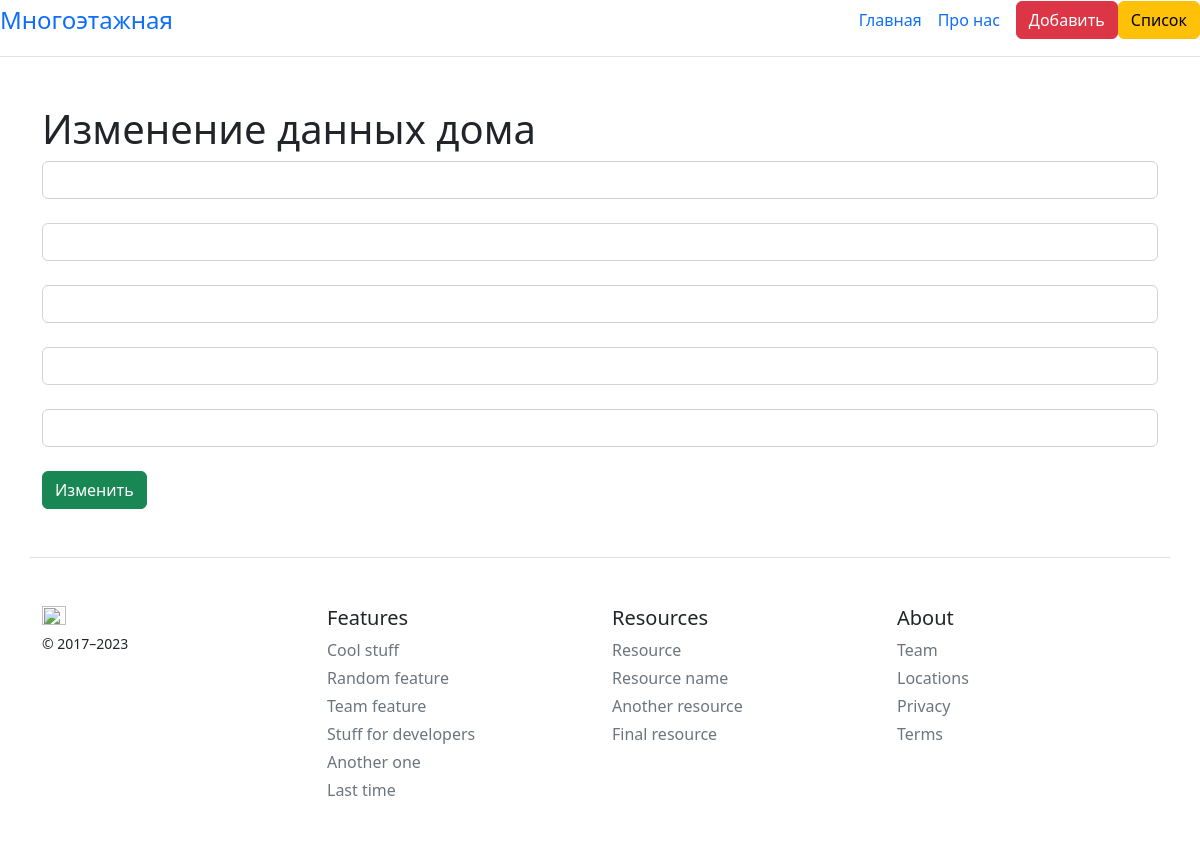
The app's page /posts/3/edit, older data.
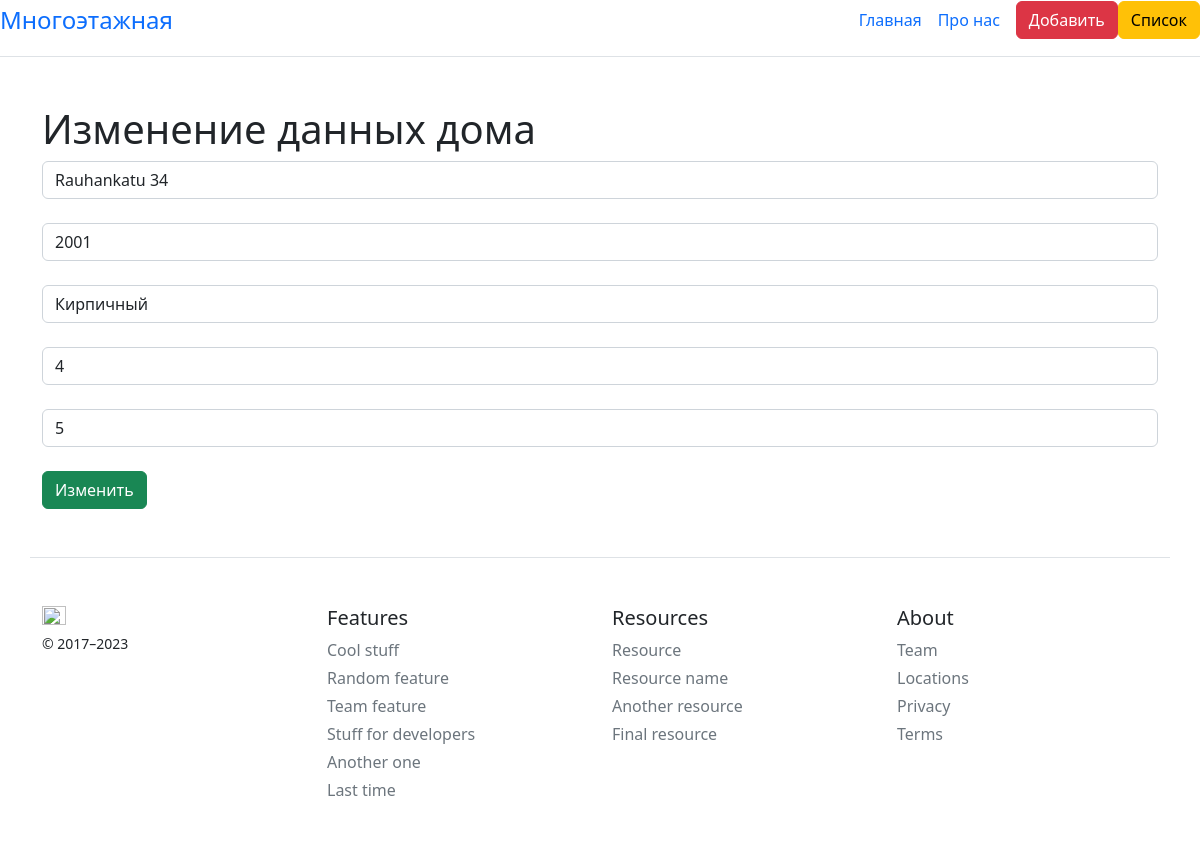
The same page, newer data.
### main.py (models this page shows, shortened)
class Home(db.Model):
    id = db.Column(db.Integer, primary_key=True)
    year = db.Column(db.Integer, nullable=False)
    adress = db.Column(db.String(300), nullable=False)
    type = db.Column(db.String(100), nullable=False)
    floor = db.Column(db.Integer, nullable=False)
    porch = db.Column(db.Integer, nullable=False)
    filename = db.Column(db.String(300))
    image = db.Column(db.LargeBinary)
    date = db.Column(db.DateTime, default=datetime.utcnow)

### main.py (the view)
@app.route('/posts/<int:id>/edit', methods=['POST', 'GET'])
def posts_edit(id):
    home = Home.query.get(id)
    if request.method == "POST":
        home.year = request.form['year']
        home.adress = request.form['adress']
        home.type = request.form['type']
        home.floor = request.form['floor']
        home.porch = request.form['porch']
        try:
            db.session.commit()
            return redirect('/posts')
        except:
            return "При изменении возникла ошибка"
    else:
        return render_template("edit.html", home=home)

### templates/edit.html (shortened to what this page needs)
{% extends 'base.html' %}
{% block body %}
<div class="container mt-5">
<h1>Изменение данных дома</h1>
  <form method="post">
  <input type="text" name="adress" id="adress" class="form-control" value="{{ home.adress }}"><br>
  <input type="text" name="year" id="year" class="form-control" value="{{ home.year }}"><br>
  <input type="text" name="type" id="type" class="form-control" value="{{ home.type }}"><br>
  <input type="text" name="floor" id="floor" class="form-control" value="{{ home.floor }}"><br>
  <input type="text" name="porch" id="porch" class="form-control" value="{{ home.porch }}"><br>
  <input type="submit" class="btn btn-success" value="Изменить">
  </form>
</div>
{% endblock %}

Row changes from the older to the newer data that the page shows:
added Home: adress "Rauhankatu 34", year "2001", type "Кирпичный", floor "4", porch "5"
